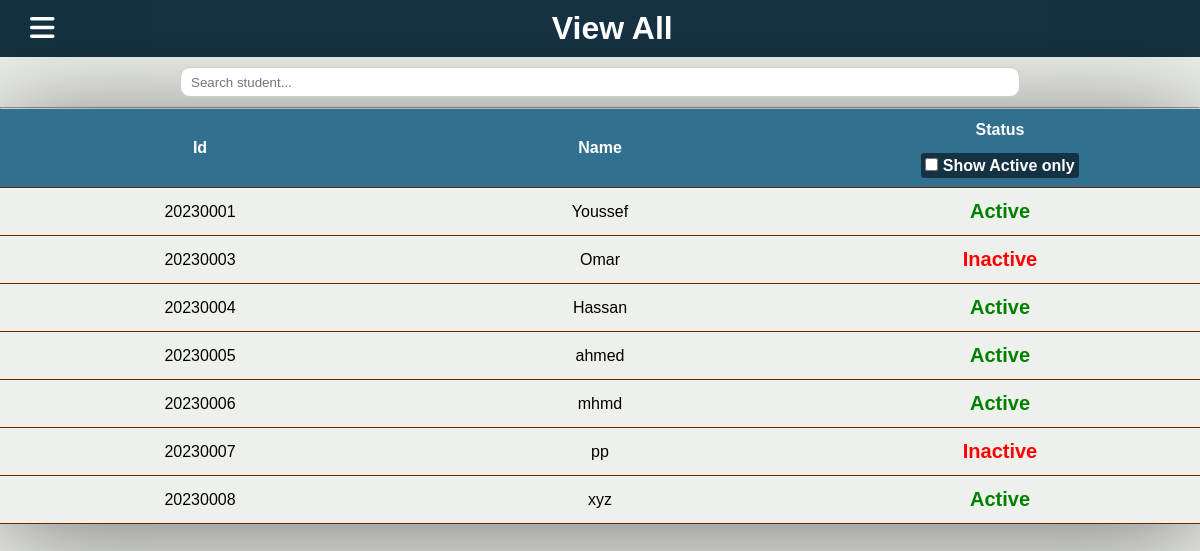
The page /app/all_students/ on the database as committed earlier.
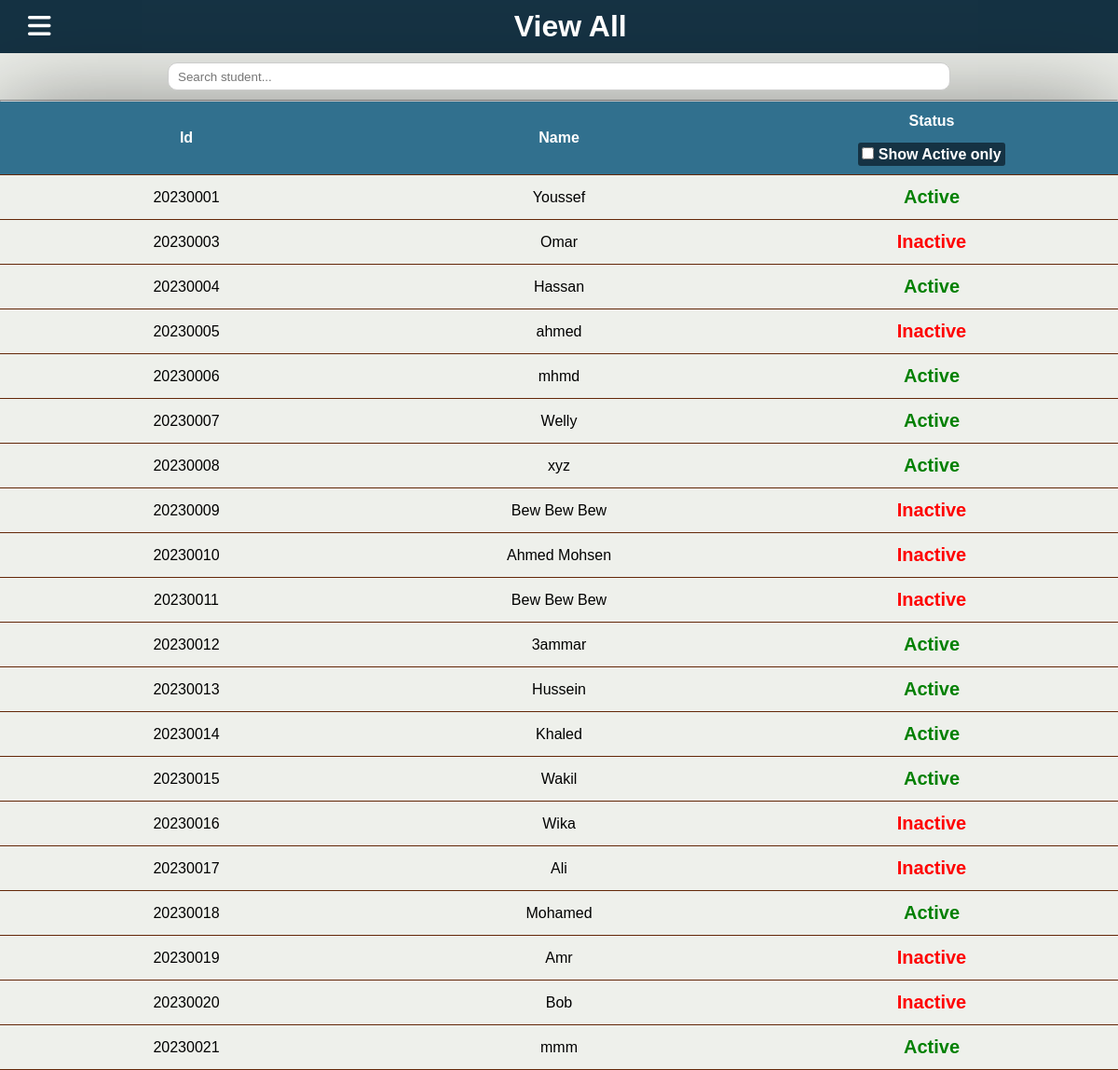
The same page on the database as committed later.
### StudentAffairs/models.py (models this page shows, shortened)
class Student(models.Model):
    id = models.IntegerField(primary_key=True)
    sid = models.CharField(name="studentID", max_length=8)
    name = models.CharField(name="studentName", max_length=100)
    dateOfBirth = models.CharField(name="studentBirthDate", max_length=50)
    gpa = models.CharField(name="studentGPA", max_length=5)
    level = models.CharField(name="studentLevel", max_length=1)
    department = models.CharField(name="studentDepartment", max_length=50, blank=True)
    email = models.CharField(name="studentEmail", max_length=100)
    phone = models.CharField(name="studentPhone", max_length=13)
    gender = models.CharField(name="studentGender", max_length=1)
    status = models.CharField(name="studentStatus", max_length=1, blank=True, default="0")

### StudentAffairs/views.py (the view)
# urls.py: path("app/all_students/", views.all_students , name="AllStudents"),
def all_students(request):
    students = Student.objects.all()
    return render(request,'app/all_students.html',{"students":students})

### StudentAffairs/templates/app/all_students.html (shortened to what this page needs)
{% load static %}
<!DOCTYPE html>
<html>
    <head>
        <link rel="stylesheet" href="{% static 'styles/style.css' %}">
        <link rel="stylesheet" type="text/css" href="{% static 'styles/viewAll.css' %}">
    </head>
    <body>
        {% include "header.html" %}
        <div class="head">
            <form id="form" >
                <input type="search" id="searchInput" name="q" placeholder="Search student...">
              </form>
            </div>
        <hr>
        <div class ="table-box">
        <table id="searchInput">
            <thead >
                <th>Id</th>
                <th >Name</th>
                <th>Status<br><br>
                    <label>
                    <input type="checkbox" id="active">
                        Show Active only
                    </label>
                </th>
            </thead>
            <div class ="table-content">
            <tbody id="tableBody">
                {% for student in students %}
                    {% if student.studentStatus == "0" %}
                        <tr class="inactive" id="{{student.studentID}}">
                            <td>{{student.studentID}}</td>
                            <td>{{student.studentName}}</td>
                            <td><P style="color:red;">Inactive</p></td>
                        </tr>
                    {% else %}
                        <tr class="Active" id="{{student.studentID}}">
                            <td>{{student.studentID}}</td>
                            <td>{{student.studentName}}</td>
                            <td><P style="color:green;">Active</p></td>
                        </tr>
                    {% endif %}
                {% endfor %}
            </tbody>
            </div>
            </table>
    </body>
</html>

### StudentAffairs/templates/app/header.html (shortened to what this page needs)
{% load static %}
<!DOCTYPE html>
<html>
   <link rel="stylesheet" href="{% static 'styles/header.css' %}">
   <link rel="stylesheet" href="{% static 'styles/all.css' %}">
    <body>
       <div class="container">
            <div class="section">
                <div class="top-nav">
                    <div class="nav">
                        <span><i class="fas fa-bars"></i></span>
                    </div>
                    <div class="title">
                        <span><h1 id="h"></h1></span>
                    </div>
                </div>
            </div>
       </div>
    </body>
</html>

### StudentAffairs/static/styles/style.css (style rules this page uses)
:root { --main-background-color: #EEF0EB; --navigation-background-color: #153243; --navigation-text-color: #ffffff; --input-background-color: #f7f8f5bc; --input-text-color: #153243; --input-border-color: #153243; --primary-button-background-color: #632708; --primary-button-text-color: #FFFFFF; --secondary-button-background-color: #31708E; --secondary-button-text-color: #FFFFFF; --special-button-background-color : #82b0c5dc; --default-font-size: 16px; }

### StudentAffairs/static/styles/viewAll.css (style rules this page uses)
body { width: 100%; height: 100%; padding:0px; margin:0px; justify-content: center; align-items: center; font-family: sans-serif; background-color: var(--main-background-color); text-align: center; }
.table-box table { align-self: center; border-collapse: collapse; margin-left: auto; margin-right: auto; table-layout: fixed; width:100%; height: 200px; margin-top: 0px; max-height: 30px; overflow-y: scroll; box-shadow: 0 10px 100px rgba(0, 0, 0, 0.5); }
.table-box th,.table-box td { padding: 12px 15px; border-bottom: 1px solid #632708; }
.table-content { overflow: auto; }
.head { height: 50px; justify-content: center; align-items: center; }
.head input[type="search"] { width: 70%; margin-top: 10px; height: 30px; padding: 10px; border-radius: 10px; border: 1px solid #ccc; }
.Active p { font-size: 20px; font-weight: bold; }
.inactive p { font-size: 20px; font-weight: bold; }
label { background-color: #153243; padding: 4px; border-radius: 3px; }

### StudentAffairs/static/styles/header.css (style rules this page uses)
* { list-style: none; text-decoration: none; margin: 0; padding: 0; box-sizing: border-box; }
body { background-color: var(--main-background-color); }
.container .section { margin-left: 0; width: 100%; transition: all 0.5s ease; z-index: 2; }
.container .section .top-nav { background-color: var(--navigation-background-color); height: 57px; display: flex; align-items: center; padding: 0 30px; }
.container .section .top-nav .nav span, .container .sidebar ul li .navMenu .iconMenu { font-size: 28px; color: white; }
.container .section .top-nav .title { width: 100%; text-align: center; color: white; }

Rows that differ between the two databases and show on the page:
changed Student "ahmed": studentStatus "Active" → "Inactive"
changed Student: studentName "pp" → "Welly"; studentStatus "Inactive" → "Active"
added Student: studentID "20230009", studentName "Bew Bew Bew"
added Student: studentID "20230010", studentName "Ahmed Mohsen"
added Student: studentID "20230011", studentName "Bew Bew Bew"
added Student: studentID "20230012", studentName "3ammar"
added Student: studentID "20230013", studentName "Hussein"
added Student: studentID "20230014", studentName "Khaled"
added Student: studentID "20230015", studentName "Wakil"
added Student: studentID "20230016", studentName "Wika"
added Student: studentID "20230017", studentName "Ali"
added Student: studentID "20230018", studentName "Mohamed"
added Student: studentID "20230019", studentName "Amr"
added Student: studentID "20230020", studentName "Bob"
added Student: studentID "20230021", studentName "mmm"
